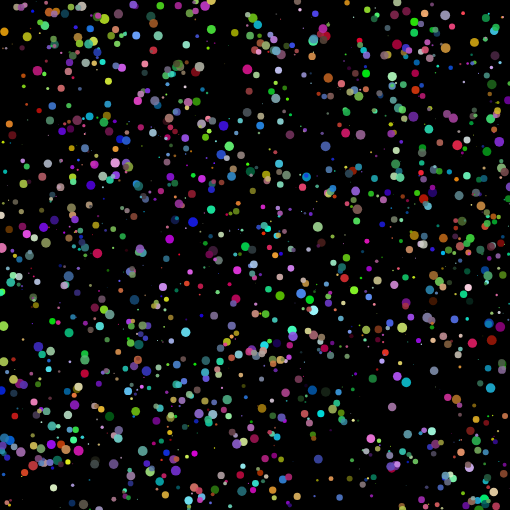
Frame 1 (no input)
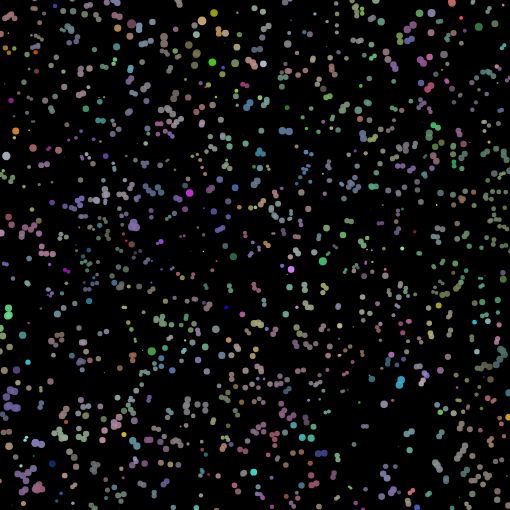
Frame 60 (no input)
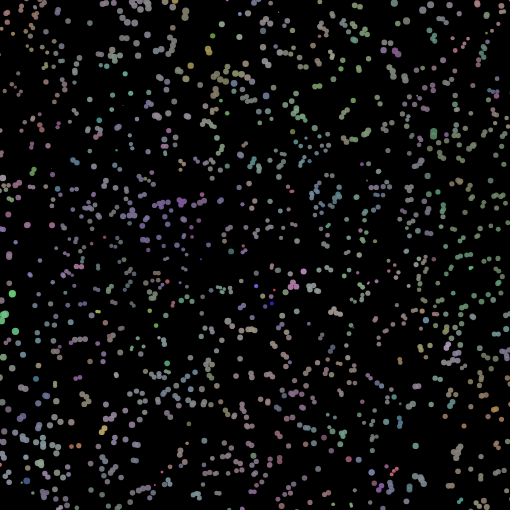
Frame 120 (the mouse pressed at the canvas centre since frame 60)

The p5.js sketch that drew these frames (run headless with seeded random() and noise() and a simulated clock; from frame 60 on, the mouse is pressed at the canvas centre):

// p5.js sketch
// ── sketch.js
let stars = [];
let seed;
let start_area_offset;

let BACKGROUND = (0, 0, 0);
let STAR_NUM = 1500;
let START_AREA_OFFSET = 0;
let COLOR_MIN = 0;
let COLOR_MAX = 255;
let ALPHA_MIN = 200;
let ALPHA_MAX = 255;
let SIZE_MIN = 0.5;
let SIZE_MAX = 10;
let SPEED_MIN_X = -1;
let SPEED_MAX_X = 1;
let SPEED_MIN_Y = -1;
let SPEED_MAX_Y = 1;

function setup() {
  createCanvas(getCanvasSize(), getCanvasSize());
  background(BACKGROUND);
  angleMode(DEGREES);
  randomSeed(seed);
  strokeWeight(2);
  frameRate(60);

  seed = random(10000);
  start_area_offset = getCanvasOffset();
  makeStarsArray();
}

function draw() {
  background(BACKGROUND);
  stars.forEach((star) => {
    star.update();
    for (let i = 0; i < stars.length; i++) {
      if (collision(star, stars[i])) {
        homogenizeSpeed(star, stars[i]);
        homogenizeColor(star, stars[i]);
        homogenizeSize(star, stars[i]);
      }
    }
  });
  console.log("count: ", frameCount);
}

class Star {
  constructor() {
    this.x = random(start_area_offset, width - start_area_offset);
    this.y = random(start_area_offset, height - start_area_offset);
    this.r = random(COLOR_MIN, COLOR_MAX);
    this.g = random(COLOR_MIN, COLOR_MAX);
    this.b = random(COLOR_MIN, COLOR_MAX);
    this.alpha = random(ALPHA_MIN, ALPHA_MAX);
    this.size = random(SIZE_MIN, SIZE_MAX);
    this.speedX = random(SPEED_MIN_X, SPEED_MAX_X);
    this.speedY = random(SPEED_MIN_Y, SPEED_MAX_Y);
  }

  drawStar() {
    push();
    stroke(this.r, this.g, this.b, this.alpha);
    strokeWeight(this.size);
    point(this.x, this.y);
    pop();
  }

  update() {
    this.x += this.speedX;
    this.y += this.speedY;

    if (this.x < 0 || this.x > width) {
      this.speedX = -this.speedX;
    }

    if (this.y < 0 || this.y > height) {
      this.speedY = -this.speedY;
    }

    this.drawStar();
  }
}

const collision = (pt1, pt2) => {
  const center_dist = Math.sqrt(
    Math.pow(pt1.x - pt2.x, 2) + Math.pow(pt1.y - pt2.y, 2)
  );

  const dist = center_dist - (pt1.size + pt2.size) / 2;

  return dist <= 0 ? true : false;
};

const homogenizeSpeed = (pt1, pt2) => {
  const x1 = pt1.speedX;
  const y1 = pt1.speedY;
  const size1 = pt1.size;
  const x2 = pt2.speedX;
  const y2 = pt2.speedY;
  const size2 = pt2.size;

  const totalMass = size1 + size2;
  const v1x = ((size1 - size2) * x1 + 2 * size2 * x2) / totalMass;
  const v1y = ((size1 - size2) * y1 + 2 * size2 * y2) / totalMass;
  const v2x = ((size2 - size1) * x2 + 2 * size1 * x1) / totalMass;
  const v2y = ((size2 - size1) * y2 + 2 * size1 * y1) / totalMass;

  pt1.speedX = v1x;
  pt1.speedY = v1y;
  pt2.speedX = v2x;
  pt2.speedY = v2y;
};

const homogenizeColor = (pt1, pt2) => {
  const randomAddR = random(-0.1, 0.11);
  const randomAddG = random(-0.1, 0.11);
  const randomAddB = random(-0.1, 0.11);

  pt1.r = (pt1.r + pt2.r) / 2 + randomAddR;
  pt1.g = (pt1.g + pt2.g) / 2 + randomAddG;
  pt1.b = (pt1.b + pt2.b) / 2 + randomAddB;
  pt1.alpha = (pt1.alpha + pt2.alpha) / 2;

  pt2.r = (pt1.r + pt2.r) / 2 + randomAddR;
  pt2.g = (pt1.g + pt2.g) / 2 + randomAddG;
  pt2.b = (pt1.b + pt2.b) / 2 + randomAddB;
  pt2.alpha = (pt1.alpha + pt2.alpha) / 2;
};

const homogenizeSize = (pt1, pt2) => {
  pt1.size = (pt1.size + pt2.size) / 2;
  pt2.size = (pt1.size + pt2.size) / 2;
};

const makeStarsArray = () => {
  for (let i = 0; i < STAR_NUM; i++) {
    stars.push(new Star());
  }
};

const getDisplayMin = () => {
  let wid = displayWidth;
  let hei = displayHeight;

  return wid > hei ? hei : wid;
};

const getCanvasSize = () => {
  let size = getDisplayMin();
  size = size * 0.85;

  return size;
};

const getCanvasOffset = () => {
  let offset = getDisplayMin();
  offset = offset * START_AREA_OFFSET;

  return offset;
};
